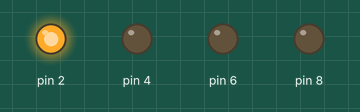
The sketch below on a simulated Arduino Uno, built with avr-gcc and run on an emulated ATmega328P. Parts: output pins drawn as LEDs (lit = HIGH).

Above: at 0.05 s.
At 0.55 s:
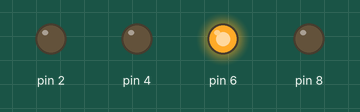
At 1.45 s:
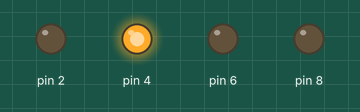
At 2.8 s:
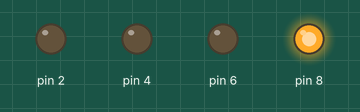
Timing chart, 0 to 3.1 s (numbered marks = the images above):
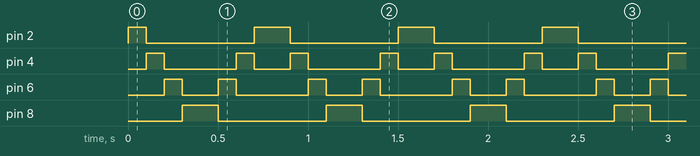

The sketch:

leds_va_y_viene.ino
```cpp
long _d = 100;
void setup() {
  for(byte i=2; i<=8; i+=2) {
    pinMode(i, OUTPUT);
    digitalWrite(i, 0);
  }
}

void loop() {
  for(byte i=2; i<=8; i+=2) {
    digitalWrite(i, 1);
    delay(_d);
    digitalWrite(i, 0);
  }

  for(byte i=8; i>=2; i-=2) {
    digitalWrite(i, 1);
    delay(_d);
    digitalWrite(i, 0);
  }
}
```

Measured:
- by itself, pin 2: repeats every 0.80 s: LOW 0.60 s, HIGH 0.20 s
- by itself, pin 4: repeats every 0.80 s: LOW 0.40 s, HIGH 0.10 s, LOW 0.20 s, HIGH 0.10 s
- by itself, pin 6: repeats every 0.80 s: LOW 0.20 s, HIGH 0.10 s, LOW 0.40 s, HIGH 0.10 s
- by itself, pin 8: alternates HIGH for 0.20 s and LOW for 0.60 s
